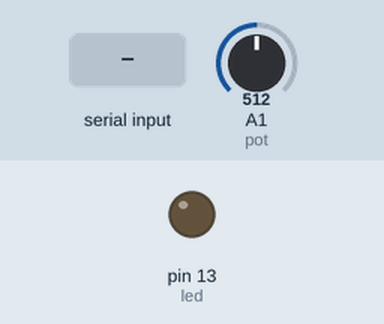
This sketch was run on a simulated Arduino Uno, built with avr-gcc and run on an emulated ATmega328P. Parts: output pins drawn as LEDs (lit = HIGH). The test bench sets the inputs (shaded band); at power-on: A1 (pot) = 512. What the sketch prints to the serial monitor is not drawn.

Above: at 1.2 s.
1.3 s: "a" received over Serial
At 1.7 s:
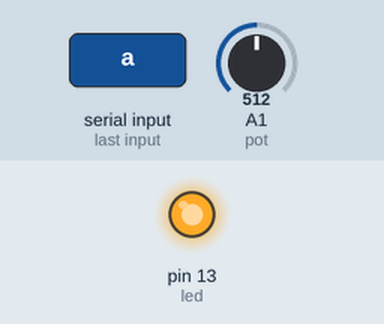
2.8 s: "b" received over Serial
At 4.4 s:
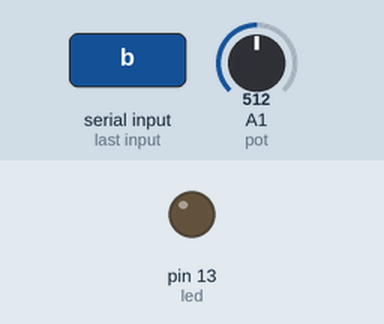
Timing chart, 0 to 5.9 s (numbered marks = the images above; inputs shaded):
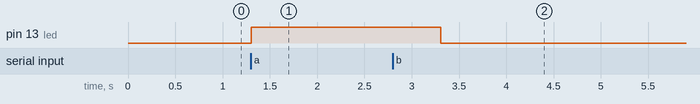

Measured:
- after the input at 1.3 s, pin 13 (led): LOW → HIGH at once
- after the input at 2.8 s, pin 13 (led): HIGH → LOW after 0.51 s

The sketch:

arduino_web.ino
```cpp
const int pot= 1;
const int led= 13;
int valor=0;


void setup() {
  // put your setup code here, to run once:
Serial.begin(9600);
pinMode(led,OUTPUT);
}

void loop() {
  // put your main code here, to run repeatedly:
valor= analogRead(pot);
Serial.println(valor);

if(Serial.available()){
  switch(Serial.read()){
    case 'a':
    digitalWrite(led, HIGH);
    break;
    case 'b':
    digitalWrite(led,LOW);
    break;
  }
  delay(2000);
}
}
```
